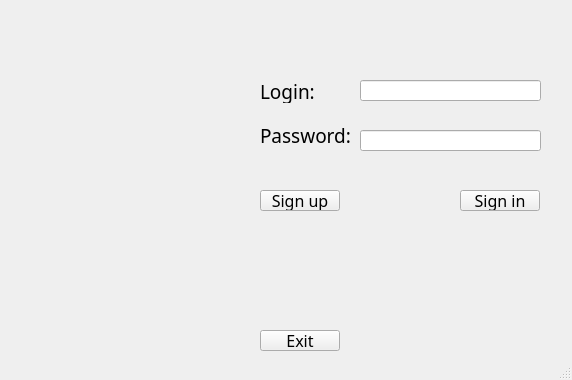
<?xml version="1.0" encoding="UTF-8"?>
<ui version="4.0">
 <class>MainWindow</class>
 <widget class="QMainWindow" name="MainWindow">
  <property name="geometry">
   <rect>
    <x>0</x>
    <y>0</y>
    <width>572</width>
    <height>380</height>
   </rect>
  </property>
  <property name="windowTitle">
   <string>MainWindow</string>
  </property>
  <widget class="QWidget" name="centralwidget">
   <widget class="QPushButton" name="Sign_in">
    <property name="geometry">
     <rect>
      <x>460</x>
      <y>190</y>
      <width>80</width>
      <height>21</height>
     </rect>
    </property>
    <property name="font">
     <font>
      <family>Old English Text MT</family>
      <pointsize>12</pointsize>
     </font>
    </property>
    <property name="text">
     <string>Sign in</string>
    </property>
   </widget>
   <widget class="QLabel" name="Login">
    <property name="geometry">
     <rect>
      <x>260</x>
      <y>80</y>
      <width>111</width>
      <height>23</height>
     </rect>
    </property>
    <property name="font">
     <font>
      <family>Old English Text MT</family>
      <pointsize>14</pointsize>
     </font>
    </property>
    <property name="text">
     <string>Login:</string>
    </property>
   </widget>
   <widget class="QLabel" name="Password">
    <property name="geometry">
     <rect>
      <x>260</x>
      <y>120</y>
      <width>91</width>
      <height>31</height>
     </rect>
    </property>
    <property name="font">
     <font>
      <family>Old English Text MT</family>
      <pointsize>14</pointsize>
     </font>
    </property>
    <property name="text">
     <string>Password:</string>
    </property>
   </widget>
   <widget class="QLineEdit" name="LoginLineEdit">
    <property name="geometry">
     <rect>
      <x>360</x>
      <y>80</y>
      <width>181</width>
      <height>21</height>
     </rect>
    </property>
    <property name="font">
     <font>
      <pointsize>14</pointsize>
     </font>
    </property>
   </widget>
   <widget class="QLineEdit" name="PassLineEdit">
    <property name="geometry">
     <rect>
      <x>360</x>
      <y>130</y>
      <width>181</width>
      <height>21</height>
     </rect>
    </property>
    <property name="font">
     <font>
      <pointsize>14</pointsize>
     </font>
    </property>
   </widget>
   <widget class="QLabel" name="label_3">
    <property name="geometry">
     <rect>
      <x>-170</x>
      <y>0</y>
      <width>411</width>
      <height>361</height>
     </rect>
    </property>
    <property name="text">
     <string/>
    </property>
    <property name="pixmap">
     <pixmap>../../../../Desktop/Аватарки для дискорда/hqdefault (1).jpg</pixmap>
    </property>
   </widget>
   <widget class="QPushButton" name="Sign_up">
    <property name="geometry">
     <rect>
      <x>260</x>
      <y>190</y>
      <width>80</width>
      <height>21</height>
     </rect>
    </property>
    <property name="font">
     <font>
      <family>Old English Text MT</family>
      <pointsize>12</pointsize>
     </font>
    </property>
    <property name="text">
     <string>Sign up</string>
    </property>
   </widget>
   <widget class="QPushButton" name="Exit">
    <property name="geometry">
     <rect>
      <x>260</x>
      <y>330</y>
      <width>80</width>
      <height>21</height>
     </rect>
    </property>
    <property name="font">
     <font>
      <family>Old English Text MT</family>
      <pointsize>12</pointsize>
     </font>
    </property>
    <property name="text">
     <string>Exit</string>
    </property>
   </widget>
  </widget>
  <widget class="QStatusBar" name="statusbar"/>
 </widget>
 <resources/>
 <connections/>
</ui>
